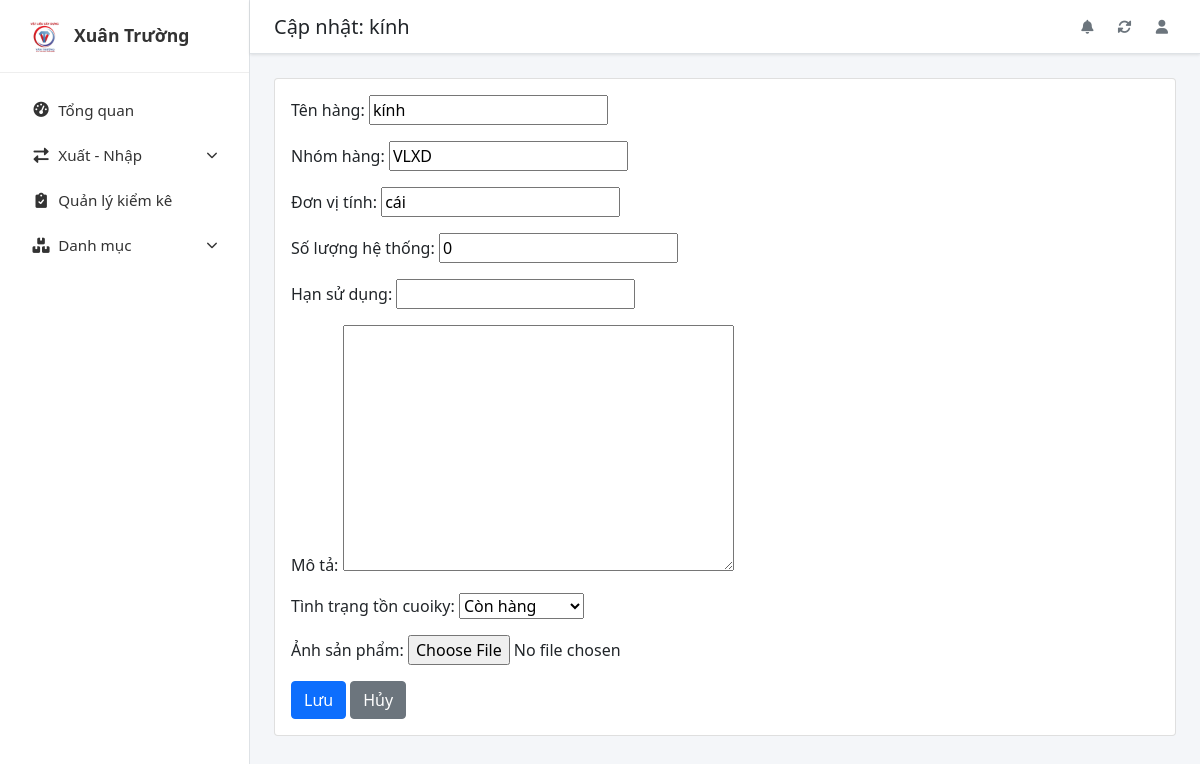
/app/hanghoa/SP2003/sua/, run on the app's committed database.
### cuoiky/models.py (models this page shows, shortened)
class HangHoa(models.Model):
    ma_hang = models.CharField(max_length=50, primary_key=True, verbose_name="Mã hàng")
    ten_hang = models.CharField(max_length=255, verbose_name="Tên hàng")
    nhom_hang = models.CharField(max_length=100, verbose_name="Nhóm hàng")
    url_image = models.ImageField(upload_to='images/hanghoa/', blank=True, null=True, verbose_name="Ảnh sản phẩm")
    don_vi_tinh = models.CharField(max_length=50, verbose_name="Đơn vị tính")
    han_su_dung = models.DateField(blank=True, null=True, verbose_name="Hạn sử dụng")
    mo_ta = models.TextField(blank=True, null=True, verbose_name="Mô tả")
    so_luong_he_thong = models.PositiveIntegerField(default=0, verbose_name="Số lượng hệ thống")
    tinh_trang = models.CharField(
        max_length=50,
        choices=TINH_TRANG_TONKHO_CHOICES,
        default='CON_HANG',
        verbose_name="Tình trạng tồn cuoiky"
    )
    class Meta:
        verbose_name = "Hàng Hóa"
        verbose_name_plural = "Hàng Hóa"
        ordering = ['ten_hang']

### cuoiky/views.py (the view)
# urls.py: path('hanghoa/<slug:ma_hang>/sua/', views.HangHoaUpdateView.as_view(), name='hanghoa-update'),
class HangHoaUpdateView(generic.UpdateView):
    model = HangHoa
    template_name = 'cuoiky/hanghoa_form.html'
    pk_url_kwarg = 'ma_hang' # Chỉ định tên param trong URL là ma_hang
    context_object_name = 'hanghoa' # Tên biến context trong template
    fields = ['ten_hang', 'nhom_hang', 'don_vi_tinh',
              'so_luong_he_thong', 'han_su_dung', 'mo_ta',
              'tinh_trang', 'url_image'] # Không cho sửa ma_hang (PK)
    success_url = reverse_lazy('hanghoa-list')
    def get_context_data(self, **kwargs):
        context = super().get_context_data(**kwargs)
        context['page_title'] = f'Cập nhật: {self.object.ten_hang}'
        return context

### cuoiky/templates/cuoiky/hanghoa_form.html (shortened to what this page needs)
{% extends 'cuoiky/base.html' %}
{% block page_title %}{{ page_title }}{% endblock %}
{% block content %}
<div class="card">
    <div class="card-body">
        <form method="post" enctype="multipart/form-data">
            {{ form.as_p }}
            <div class="mt-3">
                <button type="submit" class="btn btn-primary">Lưu</button>
                <a href="{% url 'hanghoa-list' %}" class="btn btn-secondary">Hủy</a>
            </div>
        </form>
    </div>
</div>
{% endblock %}

### cuoiky/templates/cuoiky/base.html (style rules this page uses)
body { display: flex; min-height: 100vh; background-color: #f4f6f9; }

### data on the page
HangHoa: ten_hang "kính", nhom_hang "VLXD", don_vi_tinh "cái", so_luong_he_thong "0", tinh_trang "Còn hàng"

### other printed values
{{ page_title }} "Cập nhật: kính"
